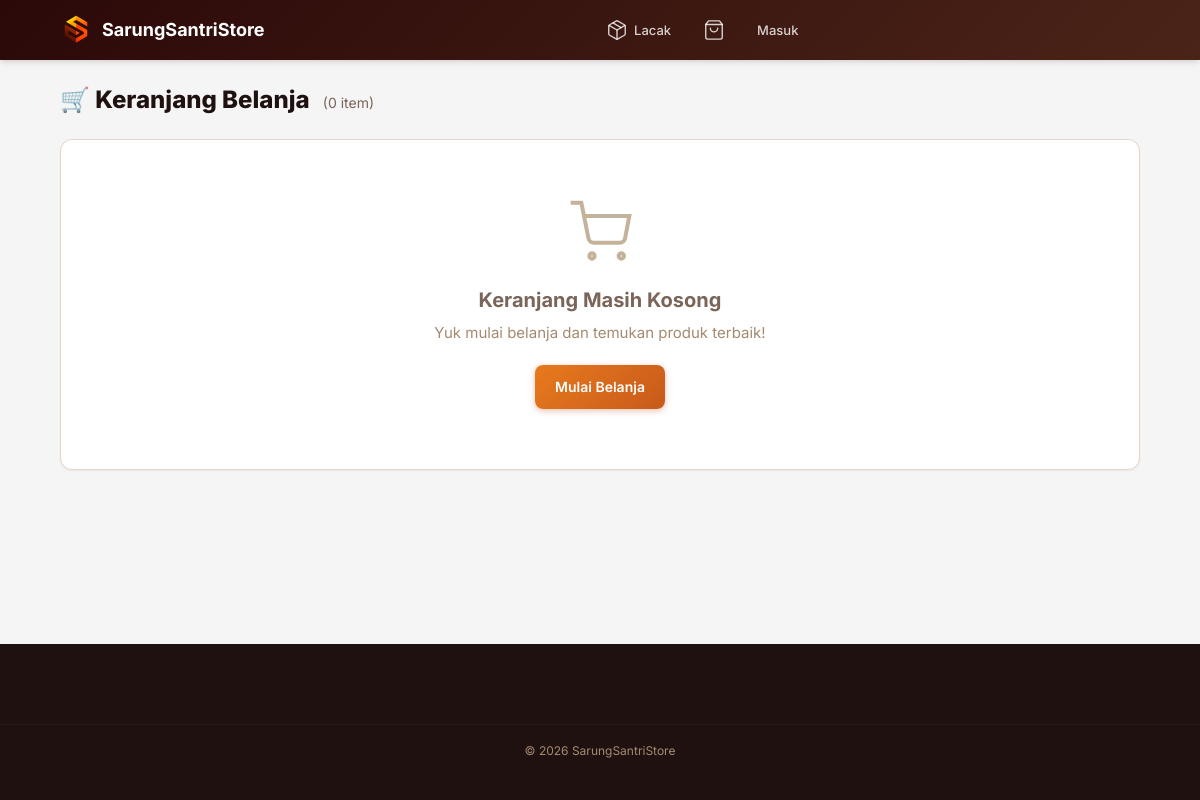
The page /shop/cart.php on the database its author committed.
### tables this page shows
CREATE TABLE `settings` (
  `id` int(11) NOT NULL,
  `setting_key` varchar(100) NOT NULL,
  `setting_value` text DEFAULT NULL,
  `description` varchar(255) DEFAULT NULL,
  `updated_at` timestamp NOT NULL DEFAULT current_timestamp() ON UPDATE current_timestamp()
);

### includes/helpers.php (called while the page is built, shortened)
<?php
function getSetting($key, $default = '') {
    try {
        $db = Database::conn();
        $stmt = $db->prepare("SELECT setting_value FROM settings WHERE setting_key = ?");
        $stmt->execute([$key]);
        $value = $stmt->fetchColumn();
        return $value !== false ? $value : $default;
    } catch (Exception $e) {
        return $default;
    }
}

### includes/auth.php (called while the page is built, shortened)
<?php
function isLoggedIn() {
    return (isset($_SESSION['user_id']) && !empty($_SESSION['user_id'])) || (isset($_SESSION['customer_id']) && !empty($_SESSION['customer_id']));
}

### shop/cart.php (the view, shortened to what this page needs)
<?php
$storeName = getSetting('store_name', APP_NAME);
$cartItems = [];
$cartCount  = array_sum(array_column($_SESSION['shop_cart'] ?? [], 'qty'));
?>
<!DOCTYPE html>
<html lang="id">
<head>
    <link rel="stylesheet" href="<?= ASSETS_URL ?>/css/main.css?v=<?= APP_VERSION ?>">
    <link rel="stylesheet" href="<?= ASSETS_URL ?>/css/ecommerce.css?v=<?= APP_VERSION ?>">
</head>
<body>
    <div class="shop-layout">
        <?php include INCLUDES_PATH . '/shop_navbar.php'; ?>
        <div class="shop-content">
            <h1 style="font-size: 1.5rem; font-weight: 800; margin-bottom: 24px;">
                🛒 Keranjang Belanja
                <span style="font-size: 0.875rem; font-weight: 400; color: var(--gray-500); margin-left: 8px;">(<?= $cartCount ?> item)</span>
            </h1>
            <?php if (empty($cartItems)): ?>
                <div class="card" style="text-align: center; padding: 60px;">
                    <svg width="64" height="64" viewBox="0 0 24 24" fill="none" stroke="var(--gray-300)" stroke-width="1.5" style="margin:0 auto 16px;">
                        <circle cx="9" cy="21" r="1"/><circle cx="20" cy="21" r="1"/>
                        <path d="M1 1h4l2.68 13.39a2 2 0 0 0 2 1.61h9.72a2 2 0 0 0 2-1.61L23 6H6"/>
                    </svg>
                    <h3 style="color: var(--gray-500); margin-bottom: 8px;">Keranjang Masih Kosong</h3>
                    <p style="color: var(--gray-400); margin-bottom: 20px;">Yuk mulai belanja dan temukan produk terbaik!</p>
                    <a href="<?= BASE_URL ?>/shop/index.php" class="btn btn-primary">Mulai Belanja</a>
                </div>
            <?php endif; ?>
        </div>
        <footer class="shop-footer">
            <div class="shop-footer-bottom">&copy; <?= date('Y') ?> <?= $storeName ?></div>
        </footer>
    </div>
</body>
</html>

### includes/shop_navbar.php (shortened to what this page needs)
<?php
$storeLogo = getSetting('store_logo');
$logoSrc   = $storeLogo
    ? BASE_URL . '/' . $storeLogo
    : BASE_URL . '/assets/img/logo_SSS.png';
?>
<nav class="shop-navbar" role="navigation" aria-label="Navigasi Toko">
    <div class="shop-navbar-inner">
        <a href="<?= BASE_URL ?>/shop/index.php" class="shop-logo">
            <img src="<?= htmlspecialchars($logoSrc) ?>"
                 alt="Logo"
                 class="shop-logo-icon"
                 width="32" height="32"
                 loading="eager"
                 style="background:none;object-fit:contain;padding:0;border-radius:4px;">
            <?= htmlspecialchars($storeName) ?>
        </a>
        <div class="shop-nav-links">
            <a href="<?= BASE_URL ?>/shop/track.php" class="shop-nav-link" title="Lacak Pesanan">
                <span>Lacak</span>
            </a>
            <a href="<?= BASE_URL ?>/shop/cart.php" class="shop-nav-link" title="Keranjang">
                <svg width="22" height="22" viewBox="0 0 24 24" fill="none" stroke="currentColor" stroke-width="1.5" stroke-linecap="round" stroke-linejoin="round" aria-hidden="true">
                    <path d="M6 2L3 6v14a2 2 0 0 0 2 2h14a2 2 0 0 0 2-2V6l-3-4z"/>
                    <line x1="3" y1="6" x2="21" y2="6"/>
                    <path d="M16 10a4 4 0 0 1-8 0"/>
                </svg>
            </a>
            <?php if (isLoggedIn()): $cu = getCurrentUser(); ?>
                <div class="shop-nav-dropdown">
                    <a href="#" class="shop-nav-link" style="cursor:default;">
                        <svg width="22" height="22" viewBox="0 0 24 24" fill="none" stroke="currentColor" stroke-width="1.5" stroke-linecap="round" stroke-linejoin="round" aria-hidden="true">
                            <path d="M20 21v-2a4 4 0 0 0-4-4H8a4 4 0 0 0-4 4v2"/>
                            <circle cx="12" cy="7" r="4"/>
                        </svg>
                        <span><?= htmlspecialchars($cu['full_name'] ?? 'Akun') ?></span>
                    </a>
                    <div class="shop-nav-dropdown-menu">
                        <a href="<?= BASE_URL ?>/shop/account/profile.php">Kelola Profil &amp; Alamat</a>
                        <a href="<?= BASE_URL ?>/shop/account/orders.php">Riwayat Transaksi</a>
                        <div style="border-top:1px solid var(--border-color);margin:4px 0;"></div>
                        <a href="<?= BASE_URL ?>/logout.php" class="text-danger">Keluar</a>
                    </div>
                </div>
            <?php else: ?>
                <a href="<?= BASE_URL ?>/login.php" class="shop-nav-link">Masuk</a>
            <?php endif; ?>
        </div>
    </div>
</nav>

### assets/css/main.css (style rules this page uses)
:root { --primary-50: #f7f0e8; --primary-100: #f0e4d7; --primary-200: #e5d3be; --primary-300: #d9b88b; --primary-400: #f4a021; --primary-500: #e77a1d; --primary-600: #c85a1b; --primary-700: #903d12; --primary-800: #4b2418; --primary-900: #2b0909; --primary-950: #1a0404; --gold-50: #f8f2ea; --gold-100: #e9dec7; --gold-200: #d6c1a5; --gold-300: #c8ad8d; --gold-400: #d3bca0; --gold-500: #c4ac92; --gold-600: #8f745f; --gold-700: #67513f; --gray-50: #f5eee5; --gray-100: #eae0d5; --gray-200: #d8cab7; --gray-300: #c5b29b; --gray-400: #a58a71; --gray-500: #7b6459; --gray-600: #5b443b; --gray-700: #3e2e2a; --gray-800: #291a17; --gray-900: #1e110f; --gray-950: #120a0a; --success: #2f7d4a; --success-bg: #edf9f1; --warning: #d86a1b; --warning-bg: #fff4ea; --danger: #9b3d2d; --danger-bg: #fdeae7; --info: #7d5a46; --info-bg: #f3ece5; --sidebar-bg: #2b0909; --sidebar-hover: #4a1d1d; --sidebar-active: #d76d22; --sidebar-text: #f5e7d2; --sidebar-text-active: #fffaf2; --sidebar-width: 260px; --sidebar-collapsed-width: 72px; --header-height: 64px; --content-bg: #f5f5f5; --card-bg: #ffffff; --border-color: #e4d5c5; --border-radius: 12px; --border-radius-sm: 8px; --border-radius-lg: 16px; --border-radius-xl: 24px; --font-primary: 'Inter', -apple-system, BlinkMacSystemFont, sans-serif; --font-arabic: 'Amiri', serif; --font-mono: 'JetBrains Mono', 'Fira Code', monospace; --shadow-xs: 0 1px 2px rgba(61, 12, 2, 0.06); --shadow-sm: 0 1px 3px rgba(61, 12, 2, 0.1), 0 1px 2px rgba(61, 12, 2, 0.06); --shadow-md: 0 4px 6px -1px rgba(61, 12, 2, 0.1), 0 2px 4px -1px rgba(61, 12, 2, 0.06); --shadow-lg: 0 10px 15px -3px rgba(61, 12, 2, 0.1), 0 4px 6px -2px rgba(61, 12, 2, 0.05); --shadow-xl: 0 20px 25px -5px rgba(61, 12, 2, 0.12), 0 10px 10px -5px rgba(61, 12, 2, 0.05); --shadow-glow: 0 0 20px rgba(200, 68, 15, 0.25); --transition-fast: 150ms cubic-bezier(0.4, 0, 0.2, 1); --transition-normal: 250ms cubic-bezier(0.4, 0, 0.2, 1); --transition-slow: 350ms cubic-bezier(0.4, 0, 0.2, 1); --z-dropdown: 100; --z-sticky: 200; --z-overlay: 300; --z-modal: 400; --z-toast: 500; }
*, *::before, *::after { margin: 0; padding: 0; box-sizing: border-box; }
html { font-size: 16px; scroll-behavior: smooth; -webkit-font-smoothing: antialiased; -moz-osx-font-smoothing: grayscale; touch-action: manipulation; overscroll-behavior-y: none; }
body { font-family: var(--font-primary); font-size: 0.9375rem; line-height: 1.6; color: var(--gray-800); background-color: var(--content-bg); min-height: 100vh; overflow-x: hidden; }
a { text-decoration: none; color: var(--primary-600); transition: color var(--transition-fast); }
img, video, iframe { max-width: 100%; height: auto; }
img { max-width: 100%; height: auto; display: block; object-fit: cover; }
.sidebar-nav, .shop-content, .page-content, .modal-body { -webkit-overflow-scrolling: touch; overscroll-behavior: contain; }
h1, h2, h3, h4, h5, h6 { font-weight: 700; line-height: 1.3; color: var(--gray-900); }
h1 { font-size: clamp(1.5rem, 4vw, 1.875rem); }
h3 { font-size: clamp(1.125rem, 2.5vw, 1.25rem); }
.card { background: var(--card-bg); border-radius: var(--border-radius); border: 1px solid var(--border-color); box-shadow: var(--shadow-xs); transition: transform var(--transition-normal); min-width: 0; max-width: 100%; position: relative; z-index: 1; }
.card::after { content: ''; position: absolute; inset: 0; border-radius: inherit; box-shadow: var(--shadow-sm); opacity: 0; transition: opacity var(--transition-normal); z-index: -1; pointer-events: none; }
.btn { display: inline-flex; align-items: center; justify-content: center; gap: 8px; padding: 10px 20px; border: none; border-radius: var(--border-radius-sm); font-family: var(--font-primary); font-size: 0.875rem; font-weight: 600; cursor: pointer; transition: all var(--transition-fast); white-space: nowrap; text-decoration: none; line-height: 1.4; min-height: 44px; }
.btn-primary { background: linear-gradient(135deg, var(--primary-500), var(--primary-600)); color: #fff; box-shadow: 0 2px 6px rgba(188, 57, 8, 0.3); }

### rows shown on the page
settings: setting_value (picture)
settings: setting_value "SarungSantriStore"

### other values the page prints
$cartCount "0"
